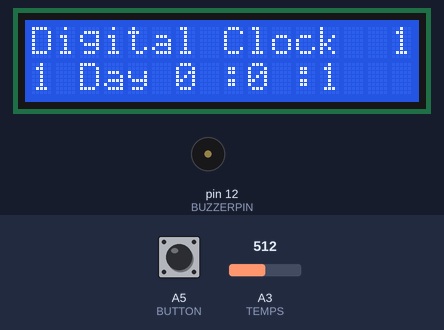
Bench run of a sketch on a simulated Arduino Uno, built with avr-gcc and run on an emulated ATmega328P. Parts: 16×2 character LCD, buzzer (waves = sounding). The inputs (shaded band) are chosen by the test bench; at power-on: A5 (BUTTON) LOW, A3 (TEMPS) = 512.

Above: at 1.2 s.
1.3 s: A5 (BUTTON) pulled HIGH for 0.15 s
At 2.1 s:
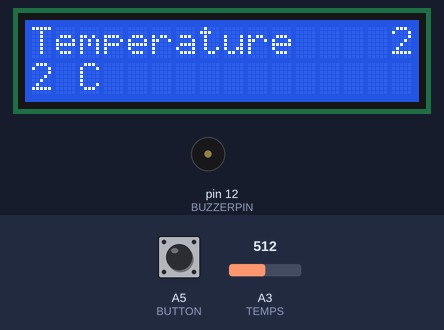
3.3 s: A3 (TEMPS) set to 721
At 4.3 s:
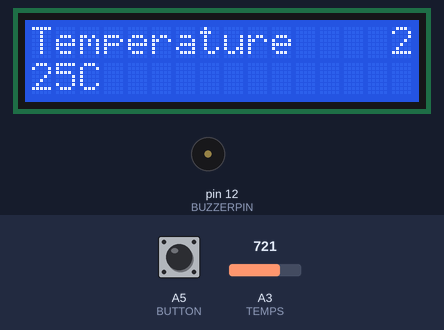
4.8 s: A3 (TEMPS) set to 748
At 7.6 s:
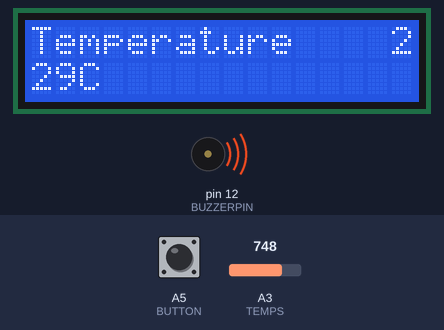
7.7 s: A3 (TEMPS) set to 716
10.7 s: A5 (BUTTON) pulled HIGH for 3.2 s
At 14.0 s:
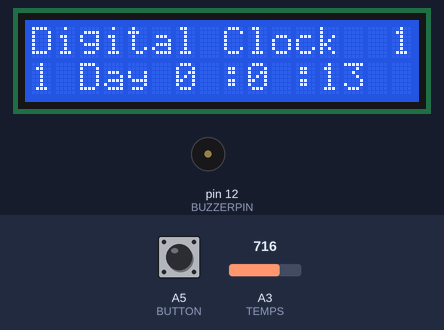
Timing chart, 0 to 15.5 s (numbered marks = the images above; inputs shaded):
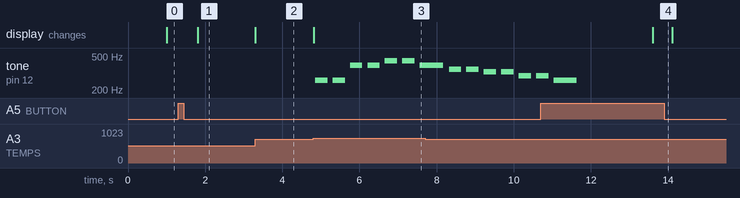

Measured:
- the behaviour switches between 739 and 740 on A3 (TEMPS) (found by bisection; images 2 and 3)
- after the input at 1.3 s, the display: changes after 0.51 s (image 1)
- after the input at 3.3 s, the display: changes at once (image 2)
- after the input at 4.8 s, tone on pin 12 (BUZZERPIN): plays 261 Hz for 0.32 s, 261 Hz for 0.32 s, 391 Hz for 0.32 s, 391 Hz for 0.32 s, 439 Hz for 0.32 s, 439 Hz for 0.32 s … (7 notes in this stretch), starting after 0.05 s; the display: changes at once (image 3)
- after the input at 10.7 s, the display: changes after 2.9 s (image 4)

The sketch:

LCD_Buzzer.ino
```cpp
#include <LiquidCrystal.h>

#define BUTTON A5
#define BUZZERPIN 12
#define TEMPS A3

LiquidCrystal lcd(8,9,5,6,7,3);

int Time_Time = 0,
    Time_LCD = 0,
    Temps_Out = 0;

char Modetype = 0,
     Modetype_Max = 0,
     ButtonRead = 0;

void setup() {
  // put your setup code here, to run once:
  lcd.begin(16, 2);
  lcd.print("Hello World");

  pinMode(BUTTON, INPUT);
  pinMode(TEMPS, INPUT);
  pinMode(BUZZERPIN, OUTPUT);

  lcd_Clear();

  Time_LCD = 1;
  Modetype_Max = 1;
}

void loop() {
  // put your main code here, to run repeatedly:

  Time_Time = (millis()/1000);
  Temperature();

  Button_Read();

  if(Modetype == 0)  {
    lcd.setCursor(15, 0);
    lcd.print("1");
    lcd_Clock();
  }
  if(Modetype == 1)  {
    lcd.setCursor(15, 0);
    lcd.print("2");
    Temperature_lcd();
  }

  if(Temps_Out > 27) playMuze();
}
```

Buzzer.ino
```cpp
int length = 15; // the number of notes
char notes[] = "ccggaagffeeddc "; // a space represents a rest
int beats[] = { 1, 1, 1, 1, 1, 1, 2, 1, 1, 1, 1, 1, 1, 2, 4 };
int tempo = 300;

void playTone(int tone, int duration) {
  for (long i = 0; i < duration * 1000L; i += tone * 2) {
    digitalWrite(BUZZERPIN, HIGH);
    delayMicroseconds(tone);
    digitalWrite(BUZZERPIN, LOW);
    delayMicroseconds(tone);
  }
}

void playNote(char note, int duration) {
  char names[] = { 'c', 'd', 'e', 'f', 'g', 'a', 'b', 'C' };
  int tones[] = { 1915, 1700, 1519, 1432, 1275, 1136, 1014, 956 };

  // play the tone corresponding to the note name
  for (int i = 0; i < 8; i++) {
    if (names[i] == note) {
      playTone(tones[i], duration);
    }
  }
}

void playMuze(void) {
  for (int i = 0; i < length; i++) {
    if (notes[i] == ' ') {
      delay(beats[i] * tempo); // rest
    } else {
      playNote(notes[i], beats[i] * tempo);
    }

    // pause between notes
    delay(tempo / 2);
  }
}
```

Clock.ino
```cpp
int Time_Second = 0,
    Time_Minute = 0,
    Time_Hour = 0,
    Time_Day = 0;

void Clock(void) {
  Time_Day = Time_Time/86400 +1;
  Time_Hour = Time_Time%86400/3600;
  Time_Minute = Time_Time%86400%3600/60;
  Time_Second = Time_Time%86400%3600%60;
}

void lcd_Clock(void) {
  Clock();

  lcd.setCursor(0, 0);
  lcd.print("Digital Clock");

  lcd.setCursor(0, 1);
  lcd.print(Time_Day);
  lcd.setCursor(2, 1);
  lcd.print("Day");

  lcd.setCursor(6, 1);
  lcd.print(Time_Hour);
  lcd.setCursor(8, 1);
  lcd.print(":");

  lcd.setCursor(9, 1);
  lcd.print(Time_Minute);
  lcd.setCursor(11, 1);
  lcd.print(":");

  lcd.setCursor(12, 1);
  lcd.print(Time_Second);

  if(Time_Time / 60 == Time_LCD) {
    lcd_Clear();
    Time_LCD ++;
  }
}
```

Temperature.ino
```cpp
int Temps_Read = 0;
long Temps_X=0,
     Temps_VCC = 4840;
float Temps_TH=0,
      Temps_CE=0;

void Temperature(void) {
  Temps_Read = analogRead(TEMPS);
  Temps_X = map(Temps_Read, 0, 1023, 0, Temps_VCC);
  Temps_TH = (((float)(Temps_VCC - Temps_X)*10.0)/(float)Temps_X)*1000.0;
  Temps_CE = ((log(4.0*Temps_TH - 3000.0)/(-0.024119329)+473)-32.0)/1.8;

  Temps_Out = Temps_CE;
}

void Temperature_lcd(void) {
  lcd.setCursor(0, 0);
  lcd.print("Temperature");
  lcd.setCursor(0, 1);
  lcd.print(Temps_Out);
  lcd.setCursor(2, 1);
  lcd.print("C");
}
```

LCD_Button.ino
```cpp
void lcd_Clear(void) {
  lcd.setCursor(0, 0);
  lcd.print("                ");
  lcd.setCursor(0, 1);
  lcd.print("                ");
}

void Button_Read(void) {
  ButtonRead = digitalRead(BUTTON);

  if (ButtonRead == HIGH) {
    delay(500);
    Modetype ++;
    lcd_Clear();
  }

  if (Modetype > Modetype_Max) {
    Modetype = 0;
  }
}
```
